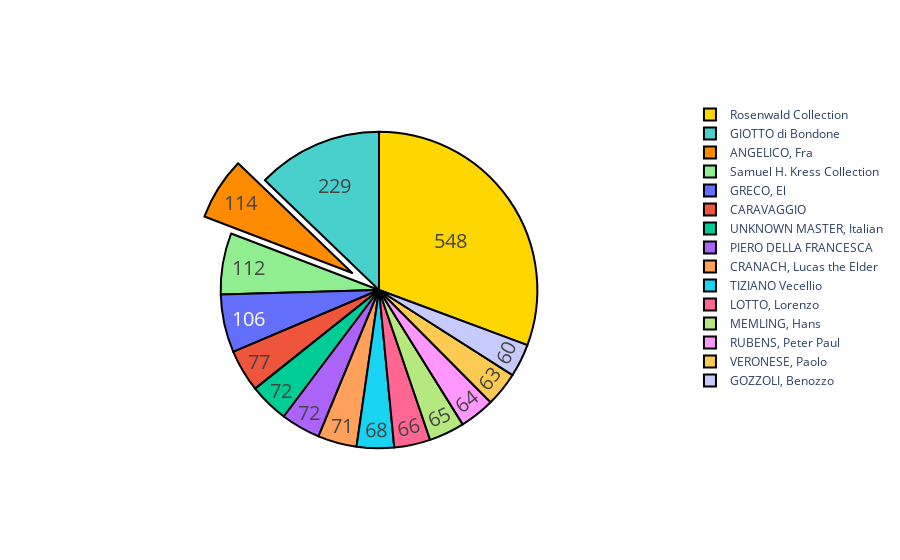

Here is the notebook cell this chart was saved with:
### Code cell
import plotly.graph_objects as go
colors = ['gold', 'mediumturquoise', 'darkorange', 'lightgreen']

fig = go.Figure(data=[go.Pie(labels=keys[0:15],
                             values=values[0:15], pull=[0, 0, 0.2, 0])])
fig.update_traces(hoverinfo='label+percent', textinfo='value', textfont_size=20,
                  marker=dict(colors=colors, line=dict(color='#000000', width=2)))
fig.show()

### Figure 1 — Plotly figure (JSON) as saved in the notebook; plotly's stock layout.template omitted (floating-point values rounded to 4 significant figures)
{"data": [{"hoverinfo": "label+percent", "labels": ["Rosenwald Collection", "GIOTTO di Bondone", "ANGELICO, Fra", "Samuel H. Kress Collection", "GRECO, El", "CARAVAGGIO", "UNKNOWN MASTER, Italian", "PIERO DELLA FRANCESCA", "CRANACH, Lucas the Elder", "TIZIANO Vecellio", "LOTTO, Lorenzo", "MEMLING, Hans", "RUBENS, Peter Paul", "VERONESE, Paolo", "GOZZOLI, Benozzo"], "marker": {"colors": ["gold", "mediumturquoise", "darkorange", "lightgreen"], "line": {"color": "#000000", "width": 2}}, "pull": [0, 0, 0.2, 0], "textfont": {"size": 20}, "textinfo": "value", "type": "pie", "values": [548, 229, 114, 112, 106, 77, 72, 72, 71, 68, 66, 65, 64, 63, 60]}], "layout": {}}
